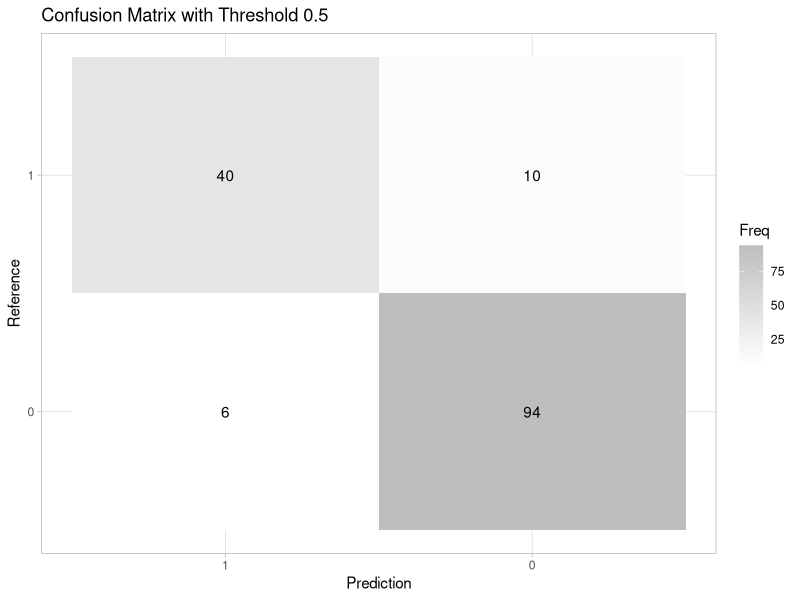
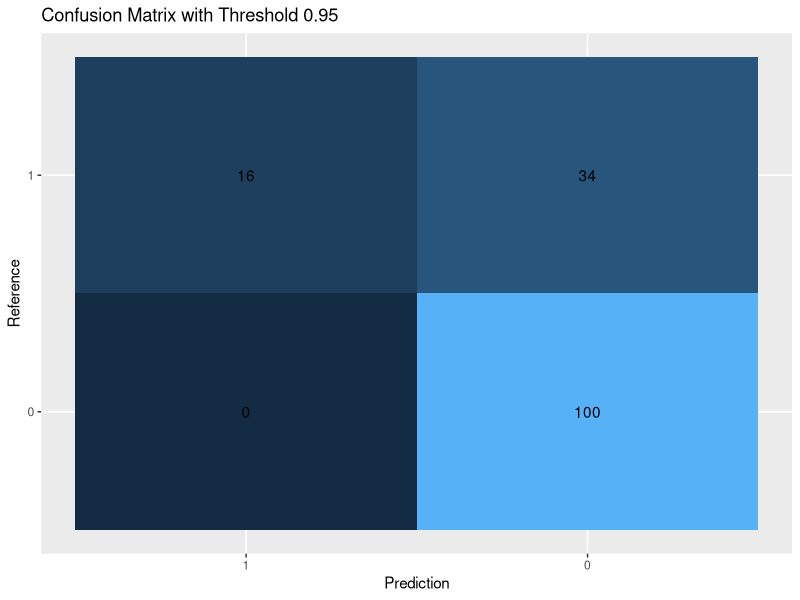
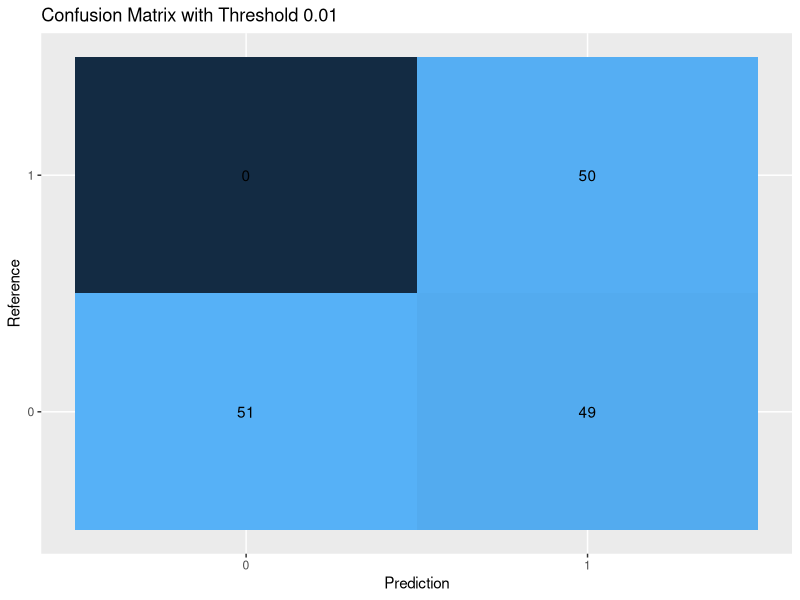
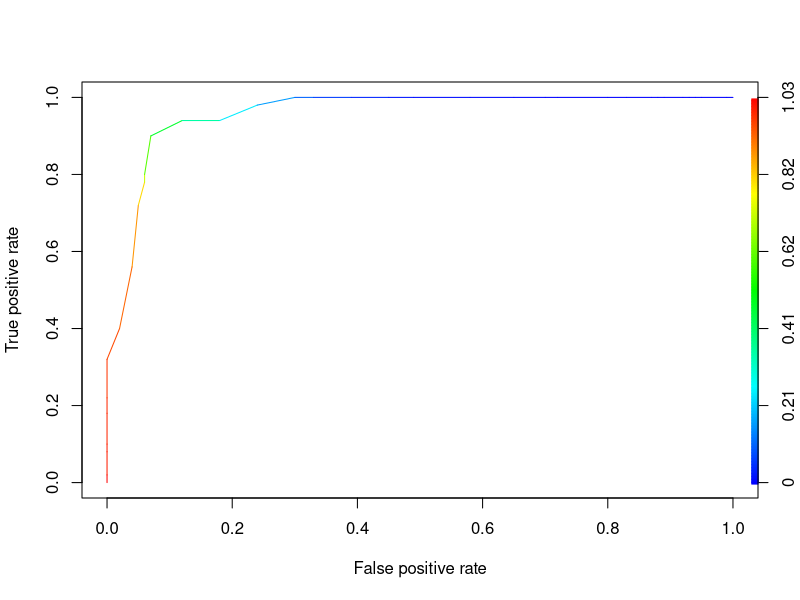

Write R code to recreate these figures, in order.
library(tidyverse)
library(caret)
library(ROCR)
head(iris)

df=iris
attach(df)
table(Species)
names(df)
df$Species_binary<-rep(0,150)
df <- df %>% mutate(Species_binary =ifelse(Species == "setosa",1,0))

df$Species_binary <- as.factor(df$Species_binary)
head(df)

set.seed(123)
set.seed(1) 
iris_model <- train(Species_binary ~Sepal.Length, method = "glm", data = df, 
                    family = binomial(link = "logit"),
                    trControl = trainControl(method = 'cv', number = 5))

#prediction probleme
p<-predict(iris_model,df,type="prob")
print(p)
# Create predictions with threshold 0.5
predicted_05 <-as.factor(ifelse(p[,2]>0.5,1,0))
# Create confusion matrix with threshold 0.5
confm_05 <- confusionMatrix(predicted_05, df$Species_binary, positive = "1")
confm_05

plot_logistic <- as.data.frame(confm_05$table)

plot_logistic$Prediction <- factor(plot_logistic$Prediction, 
                                   levels=rev(levels(plot_logistic$Prediction)))
plot_conf_05 <- ggplot(plot_logistic, aes(Prediction, Reference,  fill= Freq)) +
  geom_tile() + geom_text(aes(label=Freq)) + theme(legend.position = "None") +
  ggtitle("Confusion Matrix with Threshold 0.5") +
  scale_fill_gradient(low="white",high = "grey") + theme_light()

plot_conf_05
#true positive rate
TTP<-plot_logistic$Freq[4]/(plot_logistic$Freq[4] + plot_logistic$Freq[3])
print(TTP)
#false positive rate
FPT<-plot_logistic$Freq[2]/(plot_logistic$Freq[2] + plot_logistic$Freq[1])
print(FPT)


predicted_95 <-as.factor(ifelse(p[,2]> 0.95,1,0))

confm_95 <- confusionMatrix(predicted_95, df$Species_binary, positive = "1")

plot_logistic_95 <- as.data.frame(confm_95$table)
plot_logistic_95$Prediction <- factor(plot_logistic_95$Prediction, 
                                      levels=rev(levels(plot_logistic_95$Prediction)))
plot_conf_95 <- ggplot(plot_logistic_95, aes(Prediction, Reference, fill= Freq)) +
  geom_tile() + geom_text(aes(label=Freq)) + theme(legend.position = "None") +
  ggtitle("Confusion Matrix with Threshold 0.95")

plot_conf_95

#true positive rate
TTP1<-plot_logistic_95$Freq[4]/(plot_logistic_95$Freq[4] + plot_logistic_95$Freq[3])
print(TTP1)
#false positive rate
FPT1<-plot_logistic_95$Freq[2]/(plot_logistic_95$Freq[2] + plot_logistic_95$Freq[1])
print(FPT1)



predicted_01 <-as.factor(ifelse(p[,2]> 0.01,1,0))

confm_01 <- confusionMatrix(predicted_01, df$Species_binary, positive = "1")

plot_logistic_01 <- as.data.frame(confm_01$table)
plot_logistic_01$Prediction <- factor(plot_logistic_01$Prediction, 
                                      levels=rev(levels(plot_logistic_95$Prediction)))
plot_conf_01 <- ggplot(plot_logistic_01, aes(Prediction, Reference, fill= Freq)) +
  geom_tile() + geom_text(aes(label=Freq)) + theme(legend.position = "None") +
  ggtitle("Confusion Matrix with Threshold 0.01")

plot_conf_01

#true positive rate
TTP2<-plot_logistic_01$Freq[4]/(plot_logistic_01$Freq[4] + plot_logistic_01$Freq[3])
print(TTP2)
#false positive rate
FPT2<-plot_logistic_01$Freq[2]/(plot_logistic_01$Freq[2] + plot_logistic_01$Freq[1])
print(FPT2)


#LABELS
df_roc <- data.frame(p[,2], df$Species_binary)

df_roc <- df_roc %>%
  rename(predictions = p...2.)

df_roc <- df_roc %>%
  rename(labels = df.Species_binary )


# Create predictions 
pred <- prediction(df_roc$predictions, df_roc$labels)
# Calculte tpr and fpr
perf <- performance(pred,"tpr","fpr")

plot(perf,colorize=TRUE)

#calculer AUC

auc.tmp <- performance(pred,"auc")
auc <- as.numeric(auc.tmp@y.values)
print(paste("AUC IS",auc))
